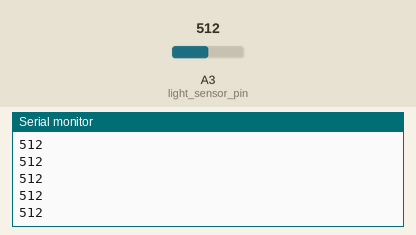
Recording of a sketch running on a simulated Arduino Uno, built with avr-gcc and run on an emulated ATmega328P. On the bench: the last lines printed to the serial monitor. The test bench sets the inputs (shaded band); at power-on: A3 (light_sensor_pin) = 512.

Above: at 1.2 s.
1.3 s: A3 (light_sensor_pin) set to 716
At 1.68 s:
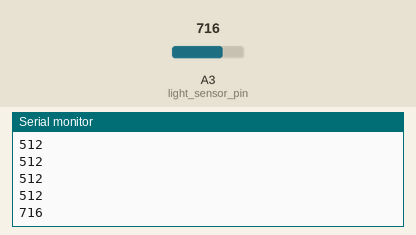
2.8 s: A3 (light_sensor_pin) set to 900
At 2.93 s:
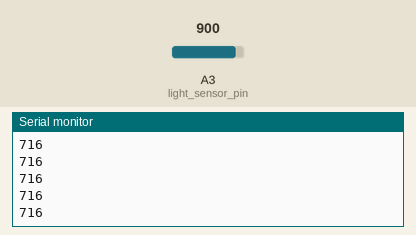
Timing chart, 0 to 5.8 s (numbered marks = the images above; inputs shaded):
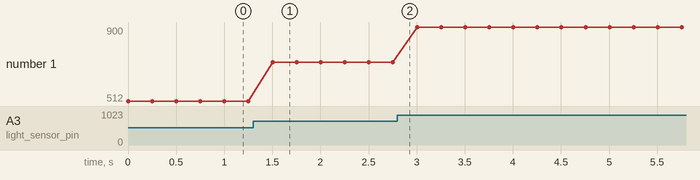

Measured:
- after the input at 1.3 s, the serial monitor: prints a new line after 0.20 s (image 1)
- plotted number 1: 512 → 716 after the input at 1.3 s, 716 → 900 after the input at 2.8 s

The sketch:

cam_bien_AS.ino
```cpp
int led = 2;
int light_sensor_pin = A3;

void setup() {
  Serial.begin(9600);  // khởi tạo kết nối tới máy tính với tốc độ 9600
  pinMode(light_sensor_pin, INPUT);  // cấu hình INPUT để đọc giá trị cảm biến

}

void loop() {
  int light_value = analogRead(light_sensor_pin);  // đọc giá trị cảm biến ánh sáng
  Serial.println(light_value);  // in kết quả ra màn hình
  delay(250);  // thời gian trễ giữa mỗi lần đọc


}
```
